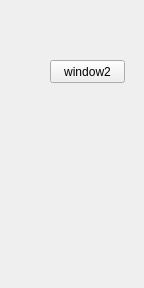
<?xml version="1.0" encoding="UTF-8"?>
<ui version="4.0">
 <class>window2</class>
 <widget class="QWidget" name="window2">
  <property name="geometry">
   <rect>
    <x>0</x>
    <y>0</y>
    <width>144</width>
    <height>288</height>
   </rect>
  </property>
  <property name="windowTitle">
   <string>Form</string>
  </property>
  <widget class="QPushButton" name="pushButton">
   <property name="geometry">
    <rect>
     <x>50</x>
     <y>60</y>
     <width>75</width>
     <height>23</height>
    </rect>
   </property>
   <property name="text">
    <string>window2</string>
   </property>
  </widget>
 </widget>
 <resources/>
 <connections/>
</ui>
